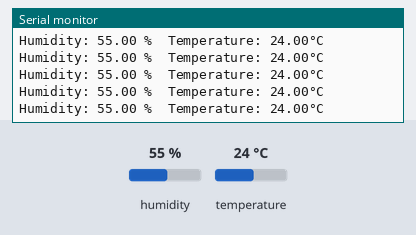
Bench run of a sketch on a simulated Arduino Uno, built with avr-gcc and run on an emulated ATmega328P. Shown: the last lines printed to the serial monitor. The test bench sets the inputs (shaded band); at power-on: humidity 55 %, temperature 24 °C.

Above: at 2.8 s.
2.9 s: humidity set to 22 %
At 4.4 s:
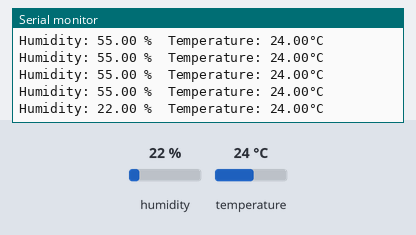
5.6 s: temperature set to 12 °C
At 5.6 s:
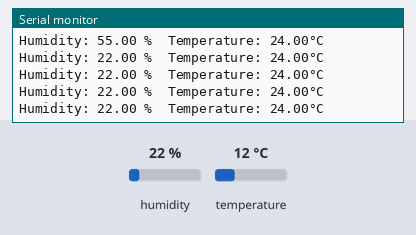
8.3 s: humidity set to 40 %
At 9.0 s:
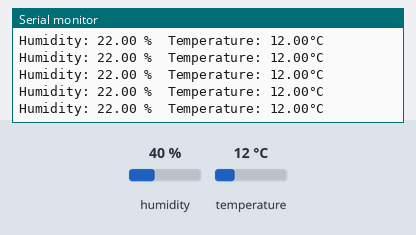
Timing chart, 0 to 11.3 s (numbered marks = the images above; inputs shaded):
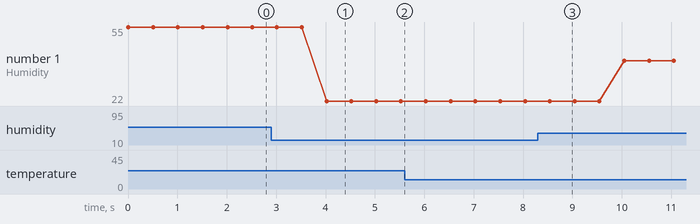

Measured:
- after the input at 2.9 s, the serial monitor: prints a new line after 1.1 s (image 1)
- plotted number 1: 55 → 22 after the input at 2.9 s, 22 → 40 after the input at 8.3 s

The sketch:

DHT.ino
```cpp
#include "DHT.h"                  //เรียกใช้ LibraryของSensor DHT
DHT dht;

void setup() {                    //กำหนดค่าเริ่มต้น
  Serial.begin(9600);             //กำหนดค่า uart หรือ ความเร็วในการส่งข้อมูล = 9600
  dht.setup(4);                   // data pin 2}
}
void loop() {
  float h = dht.getHumidity();   // ดึงค่าความชื้น
  float t = dht.getTemperature();//ดึงค่าอุณหภูมิ

  Serial.print("Humidity: ");    //ปริ้นท์ข้อความ "Humidity: "
  Serial.print(h);               //แสดงค่าอุณหภูมิ
  Serial.print(" %\t");          //แสดงหน่วยเป็น " %" พร้อมกับเว้นวรรค
  Serial.print("Temperature: "); //ปริ้นท์ข้อความ "Temperature: "
  Serial.print(t);               //แสดงค่าความชื้นในอากาศ
  Serial.println("°C ");         //แสดงหน่วยเป็น "°C "
  delay(500);                    //หน่วงเวลา 0.5 วินาที
}
```
